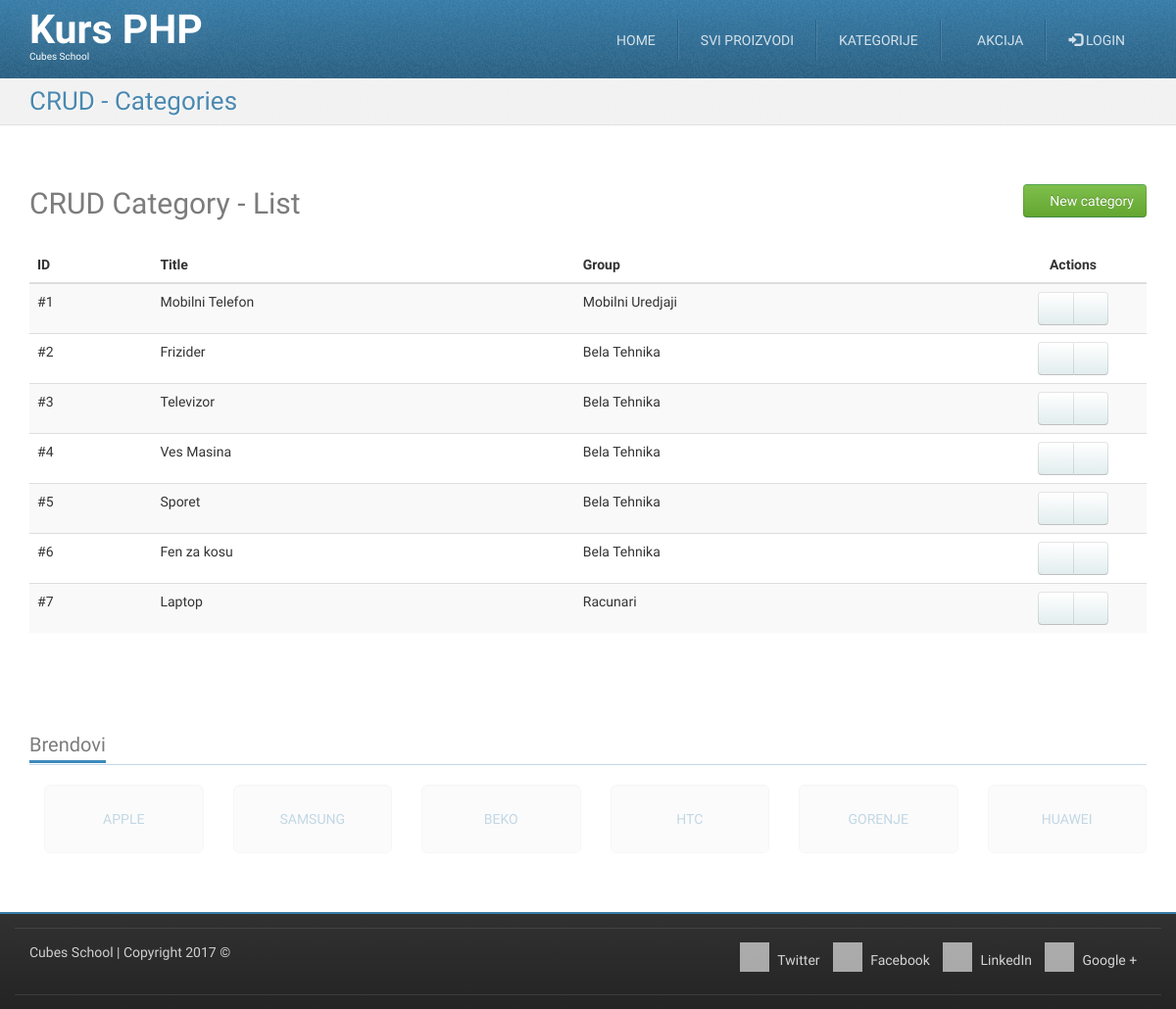
Page /crud-category-list.php on the committed database.
### tables this page shows
CREATE TABLE `categories` (
  `id` int(11) NOT NULL,
  `title` char(20) NOT NULL,
  `description` longtext NOT NULL,
  `group_id` int(11) NOT NULL
);

CREATE TABLE `groups` (
  `id` int(11) NOT NULL,
  `title` varchar(255) NOT NULL
);

### crud-category-list.php (called while the page is built, shortened)
<?php
require_once __DIR__ . '/models/m_categories.php';
$categories = categoriesFetchAll();
require_once __DIR__ . '/views/layout/header.php';
require_once __DIR__ . '/views/templates/t_crud-category-list.php';
require_once __DIR__ . '/views/layout/footer.php';

### models/m_categories.php (called while the page is built, shortened)
<?php
require_once __DIR__ . '/m_database.php';
function categoriesFetchAll() {
	$query = "SELECT `categories`.*, `groups`.`title` AS group_title "
                . "FROM `categories` "
                . "LEFT JOIN `groups` ON `categories`.`group_id` = `groups`.`id` ";
	return dbFetchAll($query);
}

### models/m_database.php (called while the page is built, shortened)
<?php
function dbGetLink() {
        static $link;
        if (!isset($link)) {
            $link = mysqli_connect('127.0.0.1', 'root', '', 'cubesphp');
        }
	return $link;
}
function dbQuery($query) {
	$link = dbGetLink();
	$result = mysqli_query($link, $query);
	return $result;
}
function dbFetchAll($query) {
	$result = dbQuery($query);
	return mysqli_fetch_all($result, MYSQLI_ASSOC);
}

### views/templates/t_crud-category-list.php (the view)
<div id="highlighted">
	<div class="container">
		<div class="header">
			<h2 class="page-title">
				<span>CRUD - Categories</span>
			</h2>
		</div>
	</div>
</div>
<div id="content">
	<div class="container portfolio">
		<div class="row">
			<div class="col-md-12">
				<h2>
					CRUD Category - List
					<a href="/crud-category-insert.php" class="pull-right btn btn-success">
						<i class="fa fa-plus-circle"></i>
						New category
					</a>
				</h2>
			</div>
		</div>
		<div class="row">
			<div class="col-md-12">
				<table class="table table-striped table-hover">
					<thead>
						<tr>
							<th>ID</th>
							<th>Title</th>
							<th>Group</th>
							<th class="actions text-center">Actions</th>
						</tr>
					</thead>
					<tbody>
						<?php foreach ($categories as $category) {?>
						<tr>
							<td>
								#<?php echo htmlspecialchars($category['id']);?>
							</td>
							<td>
								<?php echo htmlspecialchars($category['title']);?>
							</td>
							<td>
								<?php echo htmlspecialchars($category['group_title']);?>
							</td>
							<td class="text-center">
								<div class="btn-group">
									<a href="/crud-category-edit.php?id=<?php echo htmlspecialchars($category['id']);?>" class="btn btn-default"><i class="fa fa-pencil"></i></a>
									<a href="/crud-category-delete.php?id=<?php echo htmlspecialchars($category['id']);?>" class="btn btn-default"><i class="fa fa-trash"></i></a>
								</div>
							</td>
						</tr>
						<?php }?>
					</tbody>
				</table>
			</div>
		</div>
	</div>
</div>

### skins/tema/css/theme-style.css (style rules this page uses)
h1, h2, h3 { line-height: 40px; }
h1, h2, h3, h4, h5, h6 { color: rgba(36, 36, 36, 0.6); }
a { color: #377ca8; text-decoration: none; }
.btn-default { color: #333333; text-shadow: 0 1px 1px rgba(255, 255, 255, 0.75); background-image: -webkit-linear-gradient(top, #ffffff 0%, #e2edee 100%); background-image: -o-linear-gradient(top, #ffffff 0%, #e2edee 100%); background-image: linear-gradient(to bottom, #ffffff 0%, #e2edee 100%); background-repeat: repeat-x; filter: progid:DXImageTransform.Microsoft.gradient(startColorstr='#ffffffff', endColorstr='#ffe2edee', GradientType=0); border-color: #e2edee #e2edee #b2cfd2; border-color: rgba(0, 0, 0, 0.1) rgba(0, 0, 0, 0.1) rgba(0, 0, 0, 0.25); *background-color: #e2edee; filter: progid:DXImageTransform.Microsoft.gradient(enabled = false); -webkit-transition: all; -o-transition: all; transition: all; }
.btn-success { color: #ffffff; text-shadow: 0 -1px 0 rgba(0, 0, 0, 0.25); background-image: -webkit-linear-gradient(top, #7fbf4d 0%, #63a62f 100%); background-image: -o-linear-gradient(top, #7fbf4d 0%, #63a62f 100%); background-image: linear-gradient(to bottom, #7fbf4d 0%, #63a62f 100%); background-repeat: repeat-x; filter: progid:DXImageTransform.Microsoft.gradient(startColorstr='#ff7fbf4d', endColorstr='#ff63a62f', GradientType=0); border-color: #63a62f #63a62f #3f6a1e; border-color: rgba(0, 0, 0, 0.1) rgba(0, 0, 0, 0.1) rgba(0, 0, 0, 0.25); *background-color: #63a62f; filter: progid:DXImageTransform.Microsoft.gradient(enabled = false); -webkit-transition: all; -o-transition: all; transition: all; }
html { background-image: -webkit-linear-gradient(top, #e0e0e0 0%, #ffffff 100%); background-image: -o-linear-gradient(top, #e0e0e0 0%, #ffffff 100%); background-image: linear-gradient(to bottom, #e0e0e0 0%, #ffffff 100%); background-repeat: repeat-x; filter: progid:DXImageTransform.Microsoft.gradient(startColorstr='#ffe0e0e0', endColorstr='#ffffffff', GradientType=0); }
body { margin: 0; font-family: "Monda", Arial, serif; font-size: 14px; line-height: 1.428571429; color: #333333; background-color: #ffffff; position: relative; }
.page-title { margin: 0; }
#highlighted { -webkit-transition: all 0.4s ease-out; -o-transition: all 0.4s ease-out; transition: all 0.4s ease-out; border-bottom: 1px solid #e1e1e1; background: #f2f2f2 url(../img/bg_noise-5.png) left top repeat; color: #377ca8; text-shadow: 1px 1px 1px #ffffff; }
.has-navbar-fixed-top #content { margin-top: 82px; }
.has-navbar-fixed-top.has-highlighted #highlighted, .has-navbar-fixed-top.page-index #highlighted, .has-navbar-fixed-top.page-index-carousel #highlighted, .has-navbar-fixed-top.page-starter #highlighted { margin-top: 80px; }
.has-navbar-fixed-top.has-highlighted #content, .has-navbar-fixed-top.page-index #content, .has-navbar-fixed-top.page-index-carousel #content, .has-navbar-fixed-top.page-starter #content { margin-top: 0; }
#content { padding: 40px 0; background-color: #ffffff; }
.header { margin-bottom: 0; }
.header:before, .header:after { content: " "; display: table; }
.header:after { clear: both; }
.header .page-title { font-size: 26px; margin: 8px 0 8px 0; color: rgba(55, 124, 168, 0.9); }
.header .page-title span, .header .page-title small { display: block; line-height: 1.2 !important; }
@media (min-width: 768px) { .header .page-title { float: left; } }
.services .row, .portfolio .row { margin-bottom: 1em; }

### skins/tema/css/custom-style.css (style rules this page uses)
table .actions { width: 150px; }

### skins/tema/css/colour-blue.css (style rules this page uses)
body a { color: #377ca8; text-decoration: none; }
body #highlighted { border-bottom-color: #e1e1e1; background-color: #f2f2f2; color: #377ca8; text-shadow: 1px 1px 1px #ffffff; }
body .header .page-title { color: rgba(55, 124, 168, 0.9); }

### rows in the picture
categories: id "1", title "Mobilni Telefon", group.title "Mobilni Uredjaji"
categories: id "2", title "Frizider", group.title "Bela Tehnika"
categories: id "3", title "Televizor", group.title "Bela Tehnika"
categories: id "4", title "Ves Masina", group.title "Bela Tehnika"
categories: id "5", title "Sporet", group.title "Bela Tehnika"
categories: id "6", title "Fen za kosu", group.title "Bela Tehnika"
categories: id "7", title "Laptop", group.title "Racunari"
